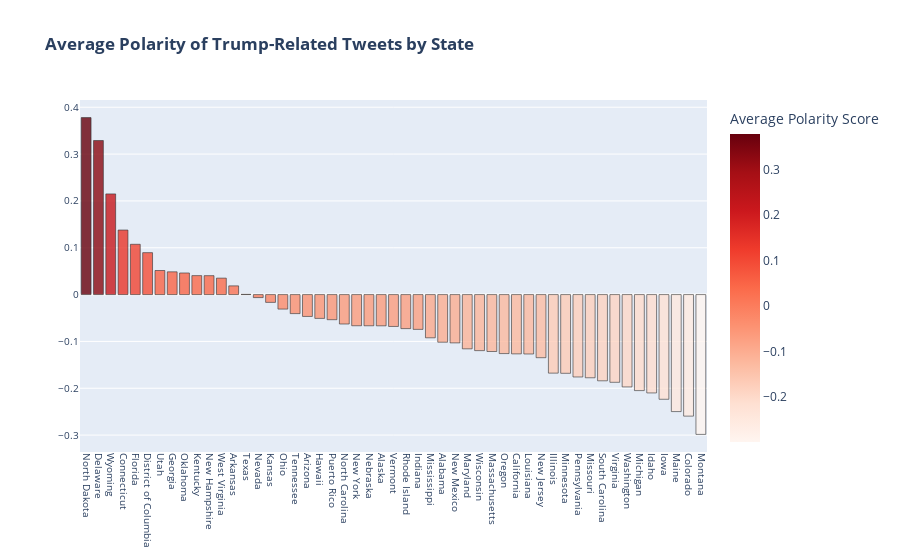

The notebook cell saved with this chart:
### Markdown cell above
# Visualization of Tweets by States

### Code cell
trump_df['sentiment_score'] = np.where(trump_df['label'] == 'negative', -1 * trump_df['score'], trump_df['score'])

import plotly.express as px

# Calculate average polarity by state for Trump-related tweets
trump_state_polarity = trump_df.groupby("state", as_index=False).mean()

# Sort by descending order of average polarity
trump_state_polarity = trump_state_polarity.sort_values(by="sentiment_score", ascending=False)

# Create bar chart using plotly
fig = px.bar(trump_state_polarity, x="state", y="sentiment_score",
             title="<b>Average Polarity of Trump-Related Tweets by State</b>",
             labels={"state": "State", "sentiment_score": "Average Polarity Score"},
             color="sentiment_score",
             color_continuous_scale=px.colors.sequential.Reds)

# Customize chart appearance
fig.update_traces(marker_line_color='black', marker_line_width=0.6, opacity=0.8)
fig.update_xaxes(title=None, showticklabels=True, tickangle=90, tickfont=dict(size=10))
fig.update_yaxes(title=None, showticklabels=True, tickfont=dict(size=10))
fig.update_layout(legend_title=None, legend=dict(title=None, orientation="h", y=1.1, yanchor="bottom"))

# Show chart
fig.show()

### Figure 1 — Plotly figure (JSON) as saved in the notebook; plotly's stock layout.template omitted (floating-point values rounded to 4 significant figures)
{"data": [{"alignmentgroup": "True", "hovertemplate": "State=%{x}<br>Average Polarity Score=%{marker.color}<extra></extra>", "legendgroup": "", "marker": {"color": [0.3779, 0.3289, 0.215, 0.1378, 0.1074, 0.08953, 0.05141, 0.04861, 0.04616, 0.0405, 0.0404, 0.03512, 0.01863, 0.0005317, -0.006437, -0.01667, -0.03098, -0.04065, -0.04666, -0.05085, -0.05363, -0.06281, -0.06656, -0.06659, -0.06669, -0.06805, -0.07267, -0.0743, -0.09229, -0.1017, -0.1031, -0.1158, -0.1197, -0.1215, -0.126, -0.1266, -0.1268, -0.1348, -0.1677, -0.1681, -0.1759, -0.1776, -0.1841, -0.1873, -0.1972, -0.205, -0.21, -0.2235, -0.2498, -0.2595, -0.2985], "coloraxis": "coloraxis", "line": {"color": "black", "width": 0.6}, "pattern": {"shape": ""}}, "name": "", "offsetgroup": "", "opacity": 0.8, "orientation": "v", "showlegend": false, "textposition": "auto", "type": "bar", "x": ["North Dakota", "Delaware", "Wyoming", "Connecticut", "Florida", "District of Columbia", "Utah", "Georgia", "Oklahoma", "Kentucky", "New Hampshire", "West Virginia", "Arkansas", "Texas", "Nevada", "Kansas", "Ohio", "Tennessee", "Arizona", "Hawaii", "Puerto Rico", "North Carolina", "New York", "Nebraska", "Alaska", "Vermont", "Rhode Island", "Indiana", "Mississippi", "Alabama", "New Mexico", "Maryland", "Wisconsin", "Massachusetts", "Oregon", "California", "Louisiana", "New Jersey", "Illinois", "Minnesota", "Pennsylvania", "Missouri", "South Carolina", "Virginia", "Washington", "Michigan", "Idaho", "Iowa", "Maine", "Colorado", "Montana"], "xaxis": "x", "y": [0.3779, 0.3289, 0.215, 0.1378, 0.1074, 0.08953, 0.05141, 0.04861, 0.04616, 0.0405, 0.0404, 0.03512, 0.01863, 0.0005317, -0.006437, -0.01667, -0.03098, -0.04065, -0.04666, -0.05085, -0.05363, -0.06281, -0.06656, -0.06659, -0.06669, -0.06805, -0.07267, -0.0743, -0.09229, -0.1017, -0.1031, -0.1158, -0.1197, -0.1215, -0.126, -0.1266, -0.1268, -0.1348, -0.1677, -0.1681, -0.1759, -0.1776, -0.1841, -0.1873, -0.1972, -0.205, -0.21, -0.2235, -0.2498, -0.2595, -0.2985], "yaxis": "y"}], "layout": {"barmode": "relative", "coloraxis": {"colorbar": {"title": {"text": "Average Polarity Score"}}, "colorscale": [[0, "rgb(255,245,240)"], [0.125, "rgb(254,224,210)"], [0.25, "rgb(252,187,161)"], [0.375, "rgb(252,146,114)"], [0.5, "rgb(251,106,74)"], [0.625, "rgb(239,59,44)"], [0.75, "rgb(203,24,29)"], [0.875, "rgb(165,15,21)"], [1, "rgb(103,0,13)"]]}, "legend": {"orientation": "h", "title": {}, "tracegroupgap": 0, "y": 1.1, "yanchor": "bottom"}, "title": {"text": "<b>Average Polarity of Trump-Related Tweets by State</b>"}, "xaxis": {"anchor": "y", "domain": [0, 1], "showticklabels": true, "tickangle": 90, "tickfont": {"size": 10}, "title": {}}, "yaxis": {"anchor": "x", "domain": [0, 1], "showticklabels": true, "tickfont": {"size": 10}, "title": {}}}}
